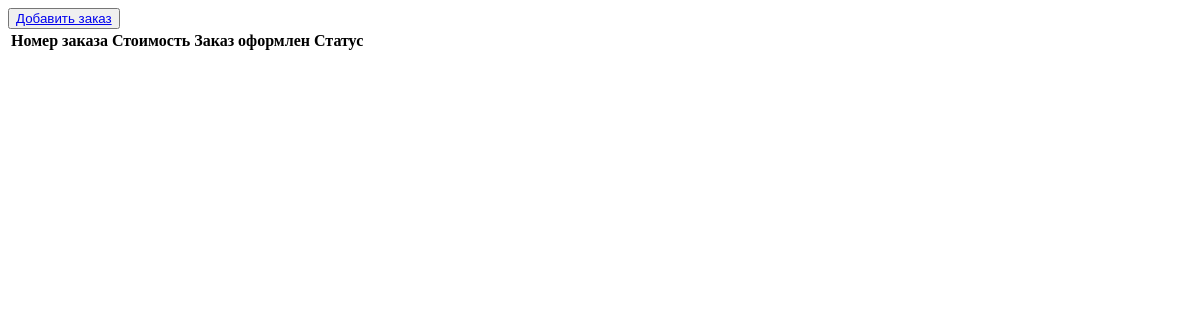
The app's page /, older data.
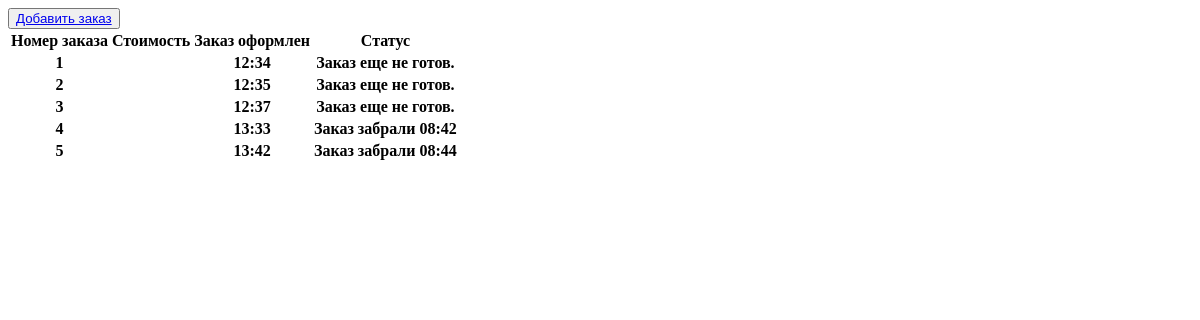
The same page, newer data.
### board/models.py (models this page shows)
class Order(models.Model):
    time_in = models.DateTimeField(auto_now_add=True)
    time_out = models.DateTimeField(null=True)
    cost = models.FloatField(default=0.0)
    take_away = models.BooleanField(default=False)
    complete = models.BooleanField(default=False)
    products = models.ManyToManyField(Product, through='ProductOrder')

### board/views.py (the view)
# urls.py: path('', IndexView.as_view()),
class IndexView(TemplateView):
    template_name = "index.html"
    def get_context_data(self, **kwargs):
        context = super().get_context_data(**kwargs)
        context['orders'] = Order.objects.all()
        return context

### templates/index.html
{% extends "main.html" %}
{% block content %}
<table>
  <thead>
  <tr>
    <th>Номер заказа</th>
    <th>Стоимость</th>
    <th>Заказ оформлен</th>
    <th>Статус</th>
  </tr>
  </thead>
  {% for order in orders %}
  <tr>
    <th>{{ order.id }}</th>
    <th>{{ order.cos }}</th>
    <th>{{ order.time_in|time:"H:i" }}</th>
    <th>{% if not order.complete %}
         Заказ еще не готов.
        {% elif order.time_out is None %}
        <button><a href="{% url 'take_order' order.id %}"> Забрать </a></button>
        {% else %}
         Заказ забрали {{ order.time_out|time:"H:i" }}
        {% endif %}
    </th>
  </tr>
  {% endfor %}
</table>
{% endblock %}

Row changes from the older to the newer data that the page shows:
added Order: id "1", time_in "12:34", complete "Заказ еще не готов."
added Order: id "2", time_in "12:35", complete "Заказ еще не готов."
added Order: id "3", time_in "12:37", complete "Заказ еще не готов."
added Order: id "4", time_in "13:33", time_out "08:42"
added Order: id "5", time_in "13:42", time_out "08:44"
